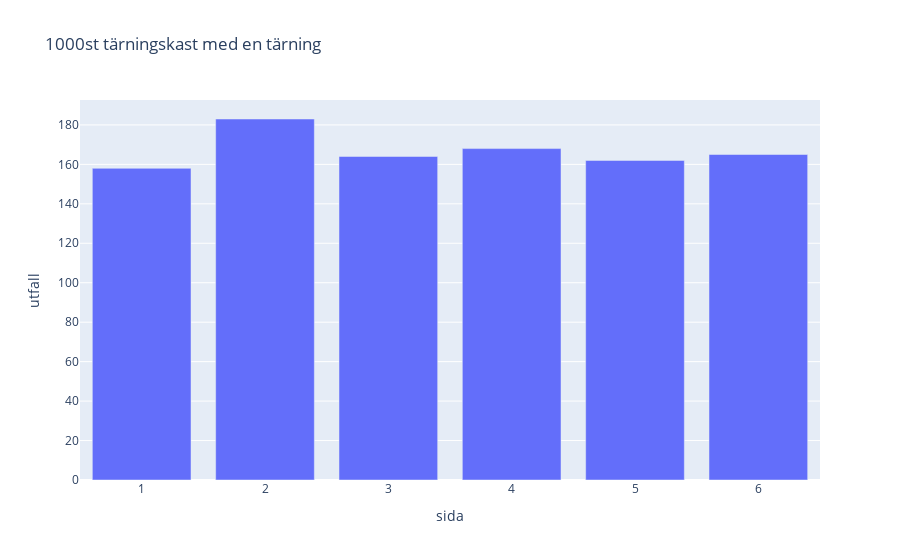

The notebook cell saved with this chart:
### Code cell
import plotly.express as px
import numpy as np 
import pandas as pd 

antal = 1000

tärningar = np.random.randint(1,7,antal) # simulerar antal tärningskast
utfall = np.bincount(tärningar)[1:] # beräknar frekvensen

# skapat dictionary
frekvens = dict(sida = np.arange(1,7), utfall = utfall)
#print(frekvens)
# skapa dataframe från dictionary
df = pd.DataFrame(frekvens)
#print(df)
print(df)
print(frekvens)
# rita ett stapeldiagram

hi = px.bar(df, x="sida", y="utfall", title=f"{antal}st tärningskast med en tärning")
hi.show()

### Figure 1 — Plotly figure (JSON) as saved in the notebook; plotly's stock layout.template omitted (floating-point values rounded to 4 significant figures)
{"data": [{"alignmentgroup": "True", "hovertemplate": "sida=%{x}<br>utfall=%{y}<extra></extra>", "legendgroup": "", "marker": {"color": "#636efa"}, "name": "", "offsetgroup": "", "orientation": "v", "showlegend": false, "textposition": "auto", "type": "bar", "x": [1, 2, 3, 4, 5, 6], "xaxis": "x", "y": [158, 183, 164, 168, 162, 165], "yaxis": "y"}], "layout": {"barmode": "relative", "legend": {"tracegroupgap": 0}, "title": {"text": "1000st tärningskast med en tärning"}, "xaxis": {"anchor": "y", "domain": [0, 1], "title": {"text": "sida"}}, "yaxis": {"anchor": "x", "domain": [0, 1], "title": {"text": "utfall"}}}}
